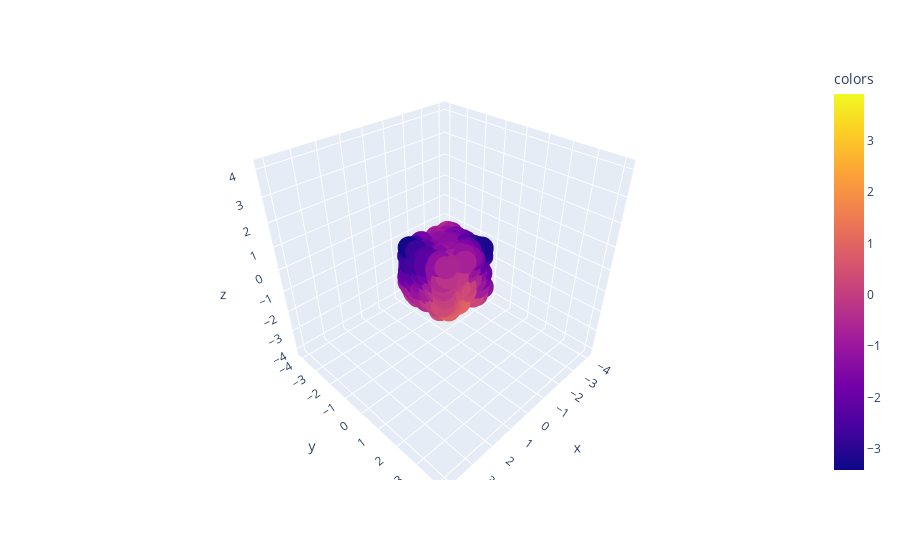

Here is the notebook cell this chart was saved with:
### Code cell
X = rejection_sample_from_surface(f, 1000, seed=42)
plot_3d(X,X[:,-1], use_plotly=True)

### Figure 1 — Plotly figure (JSON) as saved in the notebook; plotly's stock layout.template omitted (floating-point values rounded to 4 significant figures; data arrays with more than 128 entries replaced by an {"elided": "..."} marker saying what was removed)
{"data": [{"hovertemplate": "x=%{x}<br>y=%{y}<br>z=%{z}<br>colors=%{marker.color}<extra></extra>", "legendgroup": "", "marker": {"color": {"elided": "1000 float values"}, "coloraxis": "coloraxis", "symbol": "circle"}, "mode": "markers", "name": "", "scene": "scene", "showlegend": false, "type": "scatter3d", "x": {"elided": "1000 float values"}, "y": {"elided": "1000 float values"}, "z": {"elided": "1000 float values"}}], "layout": {"autosize": true, "coloraxis": {"colorbar": {"title": {"text": "colors"}}, "colorscale": [[0, "#0d0887"], [0.1111, "#46039f"], [0.2222, "#7201a8"], [0.3333, "#9c179e"], [0.4444, "#bd3786"], [0.5556, "#d8576b"], [0.6667, "#ed7953"], [0.7778, "#fb9f3a"], [0.8889, "#fdca26"], [1, "#f0f921"]]}, "legend": {"tracegroupgap": 0}, "margin": {"t": 60}, "scene": {"aspectmode": "auto", "aspectratio": {"x": 1.001, "y": 1.001, "z": 0.9973}, "domain": {"x": [0, 1], "y": [0, 1]}, "xaxis": {"range": [-4.326, 4.326], "title": {"text": "x"}, "type": "linear"}, "yaxis": {"range": [-4.326, 4.326], "title": {"text": "y"}, "type": "linear"}, "zaxis": {"range": [-4.326, 4.326], "title": {"text": "z"}, "type": "linear"}}}}
